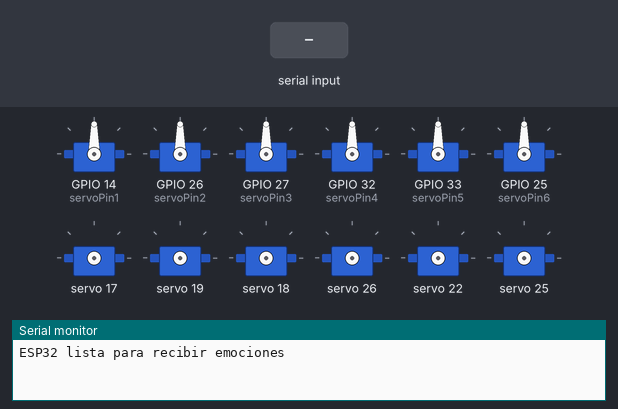
Recording of a sketch running on a simulated ESP32. Shown: 12 × servo, the last lines printed to the serial monitor. The test bench sets the inputs (shaded band).

Above: at 1.2 s.
1.3 s: "happy\n" received over Serial
2.8 s: "sad\n" received over Serial
At 5.5 s:
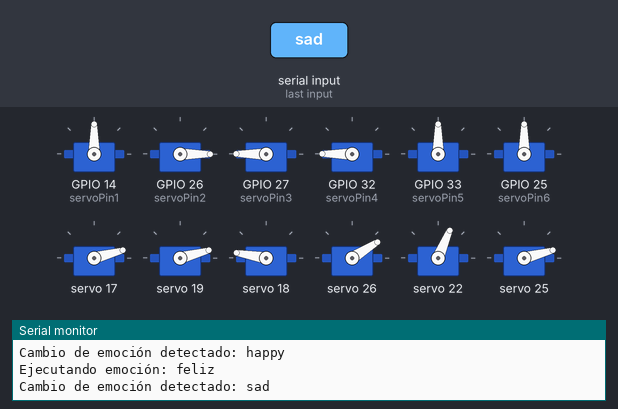
5.8 s: "angry\n" received over Serial
Timing chart, 0 to 8.8 s (numbered marks = the images above; inputs shaded):
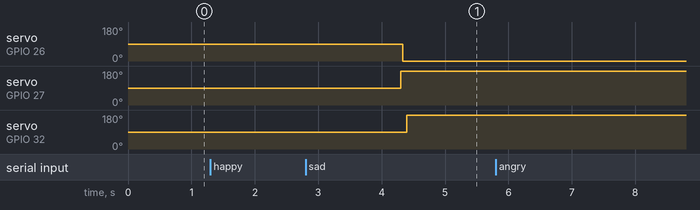

The sketch:

main.ino
```cpp
#include <Adafruit_PWMServoDriver.h>
#include <Wire.h>
#include <ESP32Servo.h>

Adafruit_PWMServoDriver servos = Adafruit_PWMServoDriver(0x41);

int pos0 = 172;
int pos180 = 565;

Servo servo1;
Servo servo2;
Servo servo3;
Servo servo4;
Servo servo5;
Servo servo6;

int servoPin1 = 14;
int servoPin2 = 26;
int servoPin3 = 27;
int servoPin4 = 32;
int servoPin5 = 33;
int servoPin6 = 25;

void setServo(uint8_t n_Servo, int angulo) {
  int ciclo = map(angulo, 0, 180, pos0, pos180);
  servos.setPWM(n_Servo, 0, ciclo);
}

void setup() {
  Serial.begin(115200);
  servos.begin();
  servos.setPWMFreq(60);
  servo1.attach(servoPin1);
  servo2.attach(servoPin2);
  servo3.attach(servoPin3);
  servo4.attach(servoPin4);
  servo5.attach(servoPin5);
  servo6.attach(servoPin6);
  Serial.println("ESP32 lista para recibir emociones");
}

// ----- FUNCIONES DE EMOCIONES -----
void feliz() {
  Serial.println("Ejecutando emoción: feliz");
  servo3.write(180); delay(15);
  servo2.write(0); delay(15);
  setServo(1,0); delay(15);
  setServo(3,0); delay(15);
  setServo(2,180); delay(15);
  servo4.write(180); delay(15);
  setServo(10,20); delay(15);
  setServo(6,60); delay(15);
  setServo(9,0); delay(15);
  setServo(8,90); delay(15);
  setServo(7,90); delay(15);
  setServo(11,120); delay(15);
  setServo(15,60); delay(15);
  setServo(13,60); delay(15);
}

void triste() {
  Serial.println("Ejecutando emoción: triste");
  // Define tus movimientos de servos aquí
}

void enojado() {
  Serial.println("Ejecutando emoción: enojado");
  // Define tus movimientos de servos aquí
}

void sorprendido() {
  Serial.println("Ejecutando emoción: sorprendido");
  // Define tus movimientos de servos aquí
}

// ----- VARIABLES GLOBALES -----
String ultimaEmocion = "";  // Guarda la última emoción ejecutada

// ----- LOOP PRINCIPAL -----
void loop() {
  if (Serial.available()) {
    String emocion = Serial.readStringUntil('\n');
    emocion.trim();

    // Ejecuta la función solo si cambió la emoción
    if (emocion != ultimaEmocion) {
      Serial.println("Cambio de emoción detectado: " + emocion);
      delay(3000); // Espera 3 segundos antes de ejecutar
      if (emocion == "happy") feliz();
      else if (emocion == "sad") triste();
      else if (emocion == "angry") enojado();
      else if (emocion == "surprise") sorprendido();
      else Serial.println("Emoción desconocida recibida: " + emocion);

      ultimaEmocion = emocion; // Actualiza la última emoción
    }
  }
}
```
